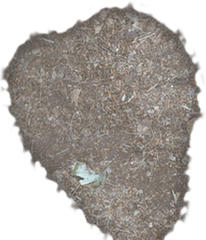
#> input picture assets_new/dirt/_orig_sharp/dirt_clod_03_Ground012.png, 206 x 240 px
$ python process_dirt.py
#> lines starting #> are read from the running program, lines starting #| are printed output that depends on the picture; after the words box and inside, x2 and y2 are one past the last pixel; in counts of white or black regions, pixels touching at a corner belong together
### assets_new/tools/soften_alpha.py
"""soften_alpha(rgba, width_px, noise_scale, seed) -> RGBA uint8.

Natural alpha edge for soil/dust snippets: distance-transform feather over `width_px` inside the
edge, a noise dissolve (grains/crumbs, grain size ~ `noise_scale` px) that only acts in the rim,
and colour bleed (rim/transparent pixels take the colour of nearby interior pixels, so no dark or
white fringe). Interior (further than width_px from the edge) is untouched. Seeded/deterministic.

    from soften_alpha import soften_alpha
    out = soften_alpha(np.asarray(Image.open(p).convert("RGBA")), width_px=random.uniform(3, 12),
                       noise_scale=2.5, seed=random.randrange(10**9))
"""
import numpy as np
from scipy import ndimage as ndi


def soften_alpha(rgba, width_px=6.0, noise_scale=2.5, seed=0, dissolve=1.0):
    rgba = np.asarray(rgba)
    rng = np.random.default_rng(seed)
    rgb = rgba[..., :3].astype(np.float64)
    a = rgba[..., 3].astype(np.float64) / 255.0
    inside = a > 0.5
    if not inside.any():
        return rgba.copy()
    pad = 2
    inside_p = np.pad(inside, pad)  # image border counts as edge only where the content touches it
    dist = ndi.distance_transform_edt(np.pad(inside, pad, mode="edge"))[pad:-pad, pad:-pad]
    f = np.clip(dist / max(width_px, 1e-3), 0, 1)
    f = f * f * (3 - 2 * f)
    z = ndi.gaussian_filter(rng.standard_normal(a.shape), max(noise_scale, .5))
    z = z / z.std()
    z2 = ndi.gaussian_filter(rng.standard_normal(a.shape), max(noise_scale, .5) * 2.8)
    z = 0.7 * z + 0.5 * z2 / z2.std()
    n = np.clip(0.5 + 0.30 * z / z.std(), 0, 1)
    t = f + (n - 0.5) * 1.8 * dissolve * (1 - f)
    s = np.clip((t - 0.10) / 0.45, 0, 1)
    s = s * s * (3 - 2 * s)
    new_a = np.minimum(a, 1.0) * s
    new_a = np.where(f >= 1.0, a, new_a)
    new_a = ndi.gaussian_filter(new_a, 0.5)  # 0.5 px antialias of grains
    # colour bleed: normalised convolution of interior colour
    sig = max(width_px / 2.0, 1.0)
    m = inside.astype(np.float64)
    bl = np.stack([ndi.gaussian_filter(rgb[..., c] * m, sig) for c in range(3)], -1)
    bm = ndi.gaussian_filter(m, sig)[..., None]
    bled = np.where(bm > 1e-4, bl / np.maximum(bm, 1e-4), rgb)
    w = (1 - f)[..., None] * 0.5
    out_rgb = rgb * (1 - w) + bled * w
    out_rgb = np.where((~inside)[..., None], bled, out_rgb)
    return np.dstack([np.clip(out_rgb, 0, 255), np.clip(new_a, 0, 1) * 255]).astype(np.uint8)

### assets_new/tools/process_dirt.py
import os,glob,json,shutil,re,random
import numpy as np
from PIL import Image
from scipy import ndimage as ndi
import sys
HERE=os.path.dirname(os.path.abspath(__file__));sys.path.insert(0,HERE)
from soften_alpha import soften_alpha
A=os.path.normpath(HERE+"/..");D=A+"/dirt";R=A+"/rocks"
rng=np.random.default_rng(11);random.seed(11)
OR=D+"/_orig_sharp"
if not os.path.isdir(OR):
    os.makedirs(OR)
    for f in glob.glob(D+"/*.png"): shutil.copy(f,OR)
#> pass 2 of the loop `for f in glob.glob(D+"/*.png"): shutil.copy(f,OR)`:
#> pass 3 of the loop `for f in glob.glob(D+"/*.png"): shutil.copy(f,OR)`:
#> the loop made 4 passes; the first 3 are shown
orig=sorted(glob.glob(OR+"/*.png"))
KIND_OP={"clod":(0.9,1.0),"patch":(0.6,0.95),"dust":(0.15,0.5)}
move={"dirt_clod_00_Ground001":"mossy","dirt_clod_09_Ground032":"grey","dirt_clod_15_Ground018":"dark","dirt_clod_12_Ground005":"beige"}
drop={"dirt_clod_18_Ground027":"cream cartoon-like blob","dirt_patch_16_Ground021":"blue-grey gravel","dirt_patch_19_Ground030":"pale grey, not soil",
      "dirt_dust_20_Ground033":"cream sand blob","dirt_patch_07_Ground026":"peach/orange, unnatural","dirt_dust_05_Ground020":"gravel/debris flecks, not soil"}
for f in glob.glob(D+"/*.png"): os.remove(f)
#> pass 2 of the loop `for f in glob.glob(D+"/*.png"): os.remove(f)`:
#> pass 3 of the loop `for f in glob.glob(D+"/*.png"): os.remove(f)`:
#> the loop made 4 passes; the first 3 are shown
def sz_width(im,lo,hi,rg):
    return float(np.clip(max(im.shape[:2])*rg.uniform(lo,hi),3,12))
index=[];notes={"moved_to_rocks":[],"dropped":[]}
# ---- rocks from stone-like "clods"
for f in orig:
    k=os.path.basename(f)[:-4]
    if k in move:
        a=np.asarray(Image.open(f).convert("RGBA"));al=a[...,3]>128
        dist=ndi.distance_transform_edt(al);rim=np.clip(dist/(max(a.shape[:2])*.07),0,1)
        arr=a[...,:3]*(0.66+0.34*rim**0.8)[...,None]
        out=np.dstack([arr,ndi.gaussian_filter((al).astype(float),0.9)*255]).clip(0,255).astype(np.uint8)
        im=Image.fromarray(out,"RGBA");bb=im.getchannel("A").point(lambda v:255 if v>8 else 0).getbbox();im=im.crop(bb)
        w,h=im.size;m=max(w,h);cv=Image.new("RGBA",(m,m),(0,0,0,0));cv.paste(im,((m-w)//2,(m-h)//2))
        s=int(min(m,rng.integers(96,150)));cv=cv.resize((s,s),Image.LANCZOS)
        nm=f"rock_{move[k]}_{k.split('_')[-1]}.png";cv.save(R+"/"+nm,optimize=True);notes["moved_to_rocks"].append(nm)
#> pass 2 of the loop `for f in orig:`:
#> pass 3 of the loop `for f in orig:`:
#> the loop made 4 passes; the first 3 are shown
# ---- kept originals, softened
for f in orig:
    k=os.path.basename(f)[:-4]
    if k in move: continue
    if k in drop: notes["dropped"].append((k,drop[k]));continue
    kind=k.split("_")[1]
    a=np.asarray(Image.open(f).convert("RGBA"))
#> a is the input picture: shape (240, 206, 4); mean R, G, B, A 115.3, 108.4, 102, 171.9
    wd=sz_width(a,.03,.06,rng) if kind=="clod" else sz_width(a,.05,.1,rng)
#> wd = 8.13
    out=soften_alpha(a,wd,2.5,seed=int(rng.integers(1e9)),dissolve=0.7 if kind=="clod" else 1.0)
#> in soften_alpha, `inside = a > 0.5`:
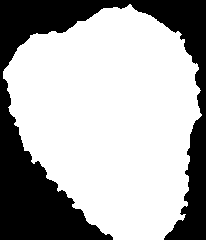
#> inside: shape (240, 206) bool; 67.4% white; 1 black region, box (x1, y1, x2, y2) and area: (0, 0, 206, 240) 16136
#> in soften_alpha, `inside_p = np.pad(inside, pad)`: inside_p: shape (244, 210) bool; 65% white; 1 black region, box (x1, y1, x2, y2) and area: (0, 0, 210, 244) 17936
#> in soften_alpha, `dist = ndi.distance_transform_edt(np.pad(inside, pad, mode="edge"))[pa..`:
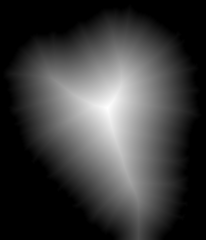
#> dist: shape (240, 206) float64; min 0, max 86.83, mean 20.7; drawn with min black and max white
#> in soften_alpha, `t = f + (n - 0.5) * 1.8 * dissolve * (1 - f)`:
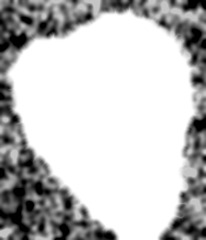
#> t: shape (240, 206) float64; min -0.63, max 1, mean 0.611; drawn with min black and max white
#> in soften_alpha, `new_a = np.minimum(a, 1.0) * s`:
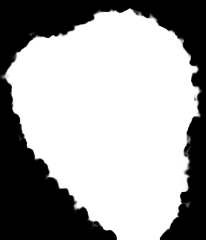
#> new_a: shape (240, 206) float64; min 0, max 1, mean 0.637
#> in soften_alpha, `sig = max(width_px / 2.0, 1.0)`: sig = 4.06
#> in soften_alpha, `bled = np.where(bm > 1e-4, bl / np.maximum(bm, 1e-4), rgb)`:
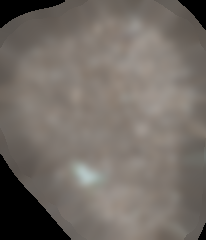
#> bled: shape (240, 206, 3) float64; mean of channels 0, 1, 2 116.3, 109.3, 102.8; drawn as R, G, B
#> in soften_alpha, `w = (1 - f)[..., None] * 0.5`:
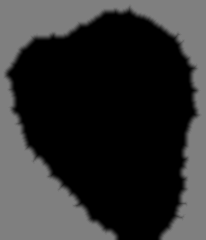
#> w: shape (240, 206, 1) float64; min 0, max 0.5, mean 0.189
#> in soften_alpha, `return np.dstack([np.clip(out_rgb, 0, 255), np.clip(new_a, 0, 1) * 255..`:
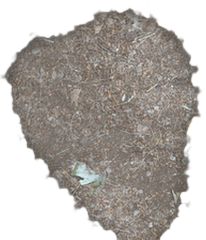
#> returned value: shape (240, 206, 4); mean of channels 0, 1, 2, 3 116.1, 109.2, 102.7, 162.3; transparent parts drawn white
    Image.fromarray(out,"RGBA").save(f"{D}/{k}.png",optimize=True)
    index.append(dict(file=k+".png",kind=kind,opacity=KIND_OP[kind],casts_shadow=kind=="clod",source=k.split("_")[-1],size=list(out.shape[1::-1]),soften_width=round(wd,1)))
#> pass 2 of the loop `for f in orig:`:
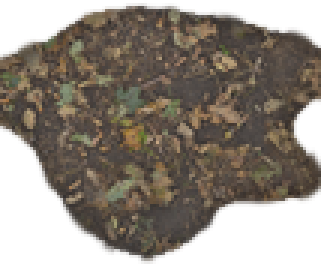
#> input picture assets_new/dirt/_orig_sharp/dirt_clod_06_Ground023.png, 107 x 88 px (shown 3 times larger)
#> a is the input picture: shape (88, 107, 4); mean R, G, B, A 80.1, 70.3, 59.2, 176.9
#> wd = 5.14
#> rgb: shape (88, 107, 3) float64
#> a: shape (88, 107) float64
#> in soften_alpha (call 2), `inside = a > 0.5`:
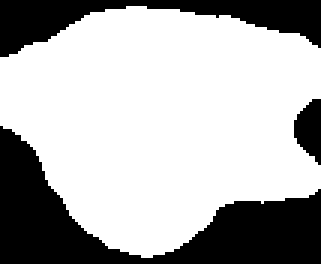
#> inside: shape (88, 107) bool (shown 3 times larger); 69.4% white; 3 black regions, box (x1, y1, x2, y2) and area: (0, 42, 107, 88) 1890, (0, 0, 107, 19) 857, (98, 33, 107, 55) 138
#> inside_p: shape (92, 111) bool; 64% white; 1 black region, box (x1, y1, x2, y2) and area: (0, 0, 111, 92) 3681
#> dist: shape (88, 107) float64
#> t: shape (88, 107) float64
#> sig = 2.57
#> bl: shape (88, 107, 3) float64
#> bm: shape (88, 107, 1) float64
#> bled: shape (88, 107, 3) float64
#> w: shape (88, 107, 1) float64
#> in soften_alpha (call 2), `return np.dstack([np.clip(out_rgb, 0, 255), np.clip(new_a, 0, 1) * 255..`:
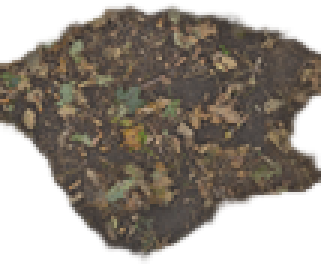
#> returned value: shape (88, 107, 4) (shown 3 times larger); mean of channels 0, 1, 2, 3 82.9, 72.7, 61.3, 166.8; transparent parts drawn white
#> pass 3 of the loop `for f in orig:`:
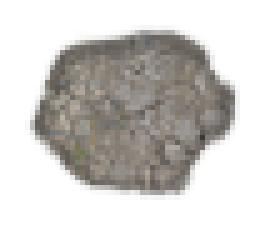
#> input picture assets_new/dirt/_orig_sharp/dirt_clod_n01_Ground031.png, 53 x 46 px (shown 5 times larger)
#> a is the input picture: shape (46, 53, 4); mean R, G, B, A 93.7, 89.7, 84.3, 101.6
#> wd = 3
#> rgb: shape (46, 53, 3) float64
#> a: shape (46, 53) float64
#> in soften_alpha (call 3), `inside = a > 0.5`:
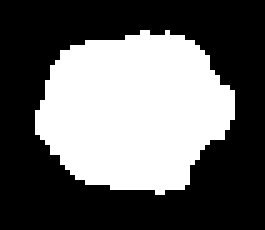
#> inside: shape (46, 53) bool (shown 5 times larger); 39.8% white; 1 white region, box (x1, y1, x2, y2) and area: (7, 6, 47, 39) 970
#> inside_p: shape (50, 57) bool; 34% white; 1 white region, box (x1, y1, x2, y2) and area: (9, 8, 49, 41) 970
#> in soften_alpha (call 3), `dist = ndi.distance_transform_edt(np.pad(inside, pad, mode="edge"))[pa..`:
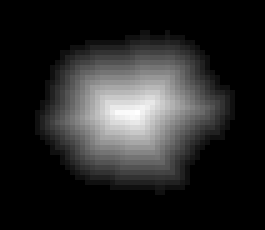
#> dist: shape (46, 53) float64 (shown 5 times larger); min 0, max 15.26, mean 2.29; drawn with min black and max white
#> sig = 1.5
#> the loop made 4 passes; the first 3 are shown
# ---- new soil snippets
def load(a): return Image.open(glob.glob(f"{A}/raw_downloads/ambientcg/{a}/*_Color.jpg")[0]).convert("RGB")
def noise(n,sig):
    z=ndi.gaussian_filter(rng.standard_normal((n,n)),sig,mode="wrap");return z/z.std()
def blob(n,aspect,rough):
    y,x=np.mgrid[:n,:n].astype(float);c=(n-1)/2;ang=rng.uniform(0,np.pi)
    X=((x-c)*np.cos(ang)+(y-c)*np.sin(ang))/aspect**.5;Y=(-(x-c)*np.sin(ang)+(y-c)*np.cos(ang))*aspect**.5
    r=np.hypot(X,Y)/(n*.44);th=np.arctan2(Y,X)
    return r-(1+sum(rng.normal(0,rough/(k**.8))*np.cos(k*th+rng.uniform(0,6.28)) for k in range(2,8)))
SOIL=["Ground002","Ground009","Ground023","Ground031","Ground008","Ground004","Ground012","Ground029","Ground049A","Ground005"]
#> SOIL = ['Ground002', 'Ground009', 'Ground023', 'Ground031', 'Ground008', 'Ground004', 'Ground012', 'Ground029', 'Ground049A', 'Ground005']
plan=[("clod",7),("patch",6),("dust",5)]
j=0
for kind,cnt in plan:
    for i in range(cnt):
        src=SOIL[(j*2+i)%len(SOIL)] if kind!="dust" else SOIL[(j+3)%len(SOIL)];j+=1
#> after `src = SOIL[(j * 2 + i) % len(SOIL)] if kind != 'dust' else SOIL[(j + 3`: src = 'Ground002'
        im=load(src);w,h=im.size
#> (the run stopped early here; a loop or call above may not have finished)
